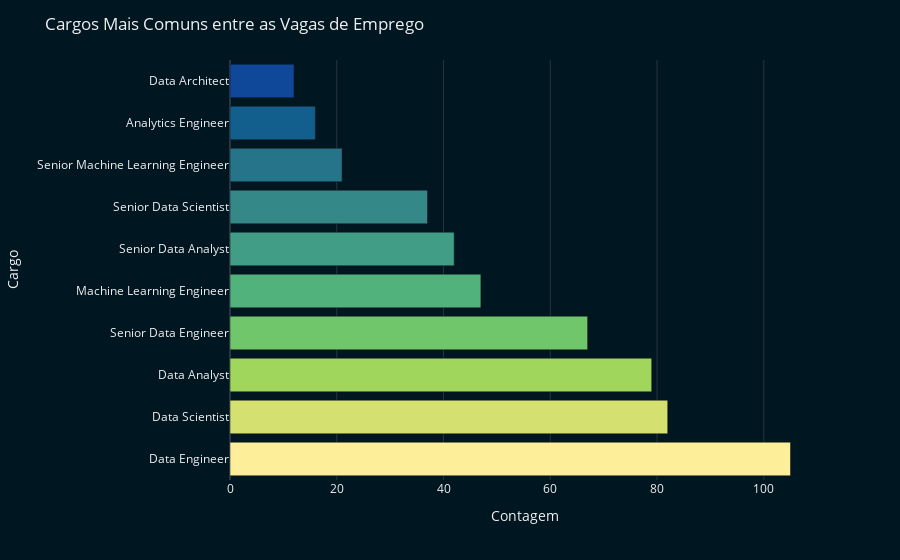

The code cell stored with this chart in its notebook:
### Code cell
# Define cor de fundo e cor da fonte
background_color = 'rgb(0, 22, 33)'
font_color = 'rgb(240, 240, 240)'

# Gera um gráfico de barras utilizando o Plotly Express
fig = px.bar(data, x='Contagem', y='Cargo', orientation='h',
             labels={'Contagem': 'Contagem', 'Cargo': 'Cargo'},
             template='plotly_dark')

# Atualiza o layout com as cores desejadas e título
fig.update_layout(
    title="Cargos Mais Comuns entre as Vagas de Emprego",
    xaxis_title="Contagem",
    yaxis_title="Cargo",
    plot_bgcolor=background_color,
    paper_bgcolor=background_color,
    font_color=font_color,
)

# Define cores das barras com gradiente azul para verde
bar_colors = px.colors.sequential.haline_r[:len(data)]

# Atualiza cores das barras
fig.update_traces(marker=dict(color=bar_colors))

# Exibe o gráfico
fig.show()

### Figure 1 — Plotly figure (JSON) as saved in the notebook; plotly's stock layout.template omitted (floating-point values rounded to 4 significant figures)
{"data": [{"alignmentgroup": "True", "hovertemplate": "Contagem=%{x}<br>Cargo=%{y}<extra></extra>", "legendgroup": "", "marker": {"color": ["rgb(253, 238, 153)", "rgb(212, 225, 112)", "rgb(160, 214, 91)", "rgb(111, 198, 107)", "rgb(81, 178, 124)", "rgb(65, 157, 133)", "rgb(53, 136, 136)", "rgb(38, 116, 137)", "rgb(18, 95, 142)", "rgb(15, 71, 153)"], "pattern": {"shape": ""}}, "name": "", "offsetgroup": "", "orientation": "h", "showlegend": false, "textposition": "auto", "type": "bar", "x": [105, 82, 79, 67, 47, 42, 37, 21, 16, 12], "xaxis": "x", "y": ["Data Engineer", "Data Scientist", "Data Analyst", "Senior Data Engineer", "Machine Learning Engineer", "Senior Data Analyst", "Senior Data Scientist", "Senior Machine Learning Engineer", "Analytics Engineer", "Data Architect"], "yaxis": "y"}], "layout": {"barmode": "relative", "font": {"color": "rgb(240, 240, 240)"}, "legend": {"tracegroupgap": 0}, "margin": {"t": 60}, "paper_bgcolor": "rgb(0, 22, 33)", "plot_bgcolor": "rgb(0, 22, 33)", "title": {"text": "Cargos Mais Comuns entre as Vagas de Emprego"}, "xaxis": {"anchor": "y", "domain": [0, 1], "title": {"text": "Contagem"}}, "yaxis": {"anchor": "x", "domain": [0, 1], "title": {"text": "Cargo"}}}}
